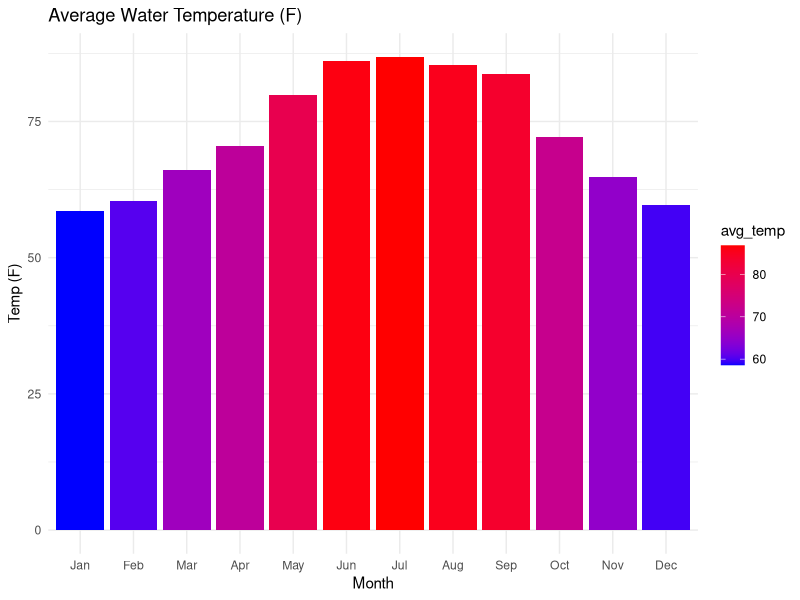

Generate this figure with R:
## ---- chunk 1
#| echo: false
#| message: false
#| warning: false

library(tidyverse)
library(broom)
library(kableExtra)
Dauphin_Island <- read.csv("dauphin_island.csv")
energy_demand <- read.csv("energy_demand.csv")

water <- Dauphin_Island |>
  mutate(Date = as.Date(Date)) |>
  group_by(Date) |>
  summarize(avg_water_temp = mean(as.numeric(Water.Temp...F.), na.rm = TRUE))

energy <- energy_demand |>
  mutate(Date = as.Date(Timestamp..Hour.Ending., format = "%m/%d/%Y"))

combined <- inner_join(water, energy, by = "Date")
## ---- chunk 2
monthly_summary <- combined |>
  mutate(Month = month(Date, label = TRUE, abbr = TRUE)) |>
  group_by(Month) |>
  summarize(avg_temp = mean(avg_water_temp, na.rm = TRUE))

ggplot(monthly_summary, aes(x=Month, y=avg_temp, fill = avg_temp)) +
  geom_col() +
  scale_fill_gradient(low = "blue", high = "red") +
  labs(title = "Average Water Temperature (F)", x= "Month", y = "Temp (F)") +
  theme_minimal()

## ---- chunk 3
#| echo: false
#| message: false
#| warning: false

eighty_five <-Dauphin_Island %>%
  filter(Water.Temp...F. > 85)

high_temp <- Dauphin_Island %>%
  filter(Water.Temp...F. > 85) %>%
  mutate(Month = month(Date, label = TRUE))
month_freq <- high_temp %>%
  count(Month) %>%
  arrange(desc(n))

month_freq |>
  rename(Month = Month, `Hours Above 85 degrees Fahrenheit` = n) |>
  kable(caption = "Frequency of High Water Temperature Occurrences by Month") |>
  kable_styling(bootstrap_options = c("striped", "hover", "condensed"), full_width = F, position = "left")
## ---- chunk 4
#| echo: false
#| message: false
#| warning: false

model <- lm(SOCO.Demand..MWh. ~ avg_water_temp, data = combined)

tidy(model) |>
  kable(caption = "Linear Regression Results: Water Temperature vs. Energy Demand", digits = 30)
model_stats <- glance(model)
cat("The R-squared value for this model is:", round(model_stats$r.squared, 4))
